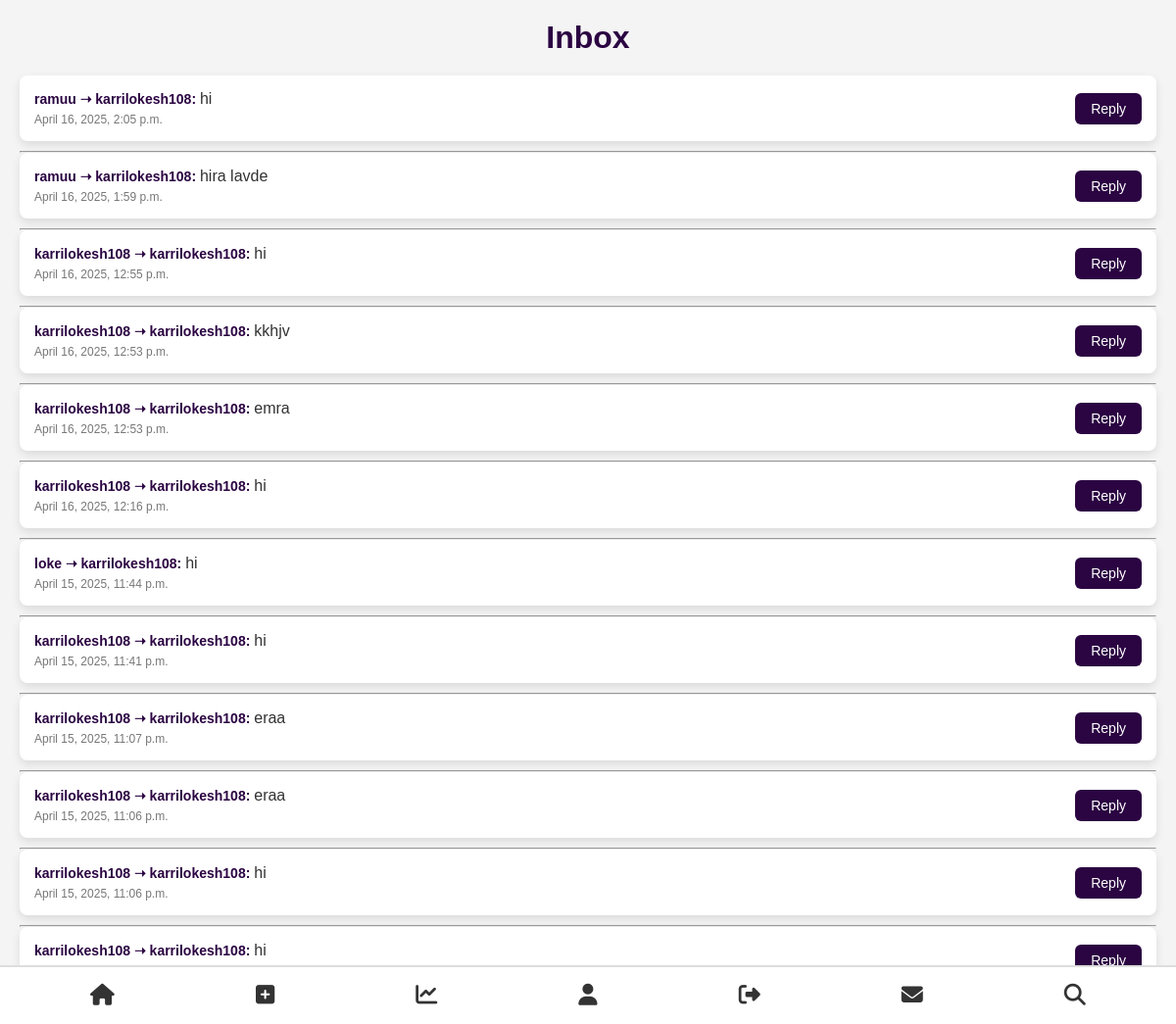
Before: /posts/inbox/ (signed in) with the older database file.
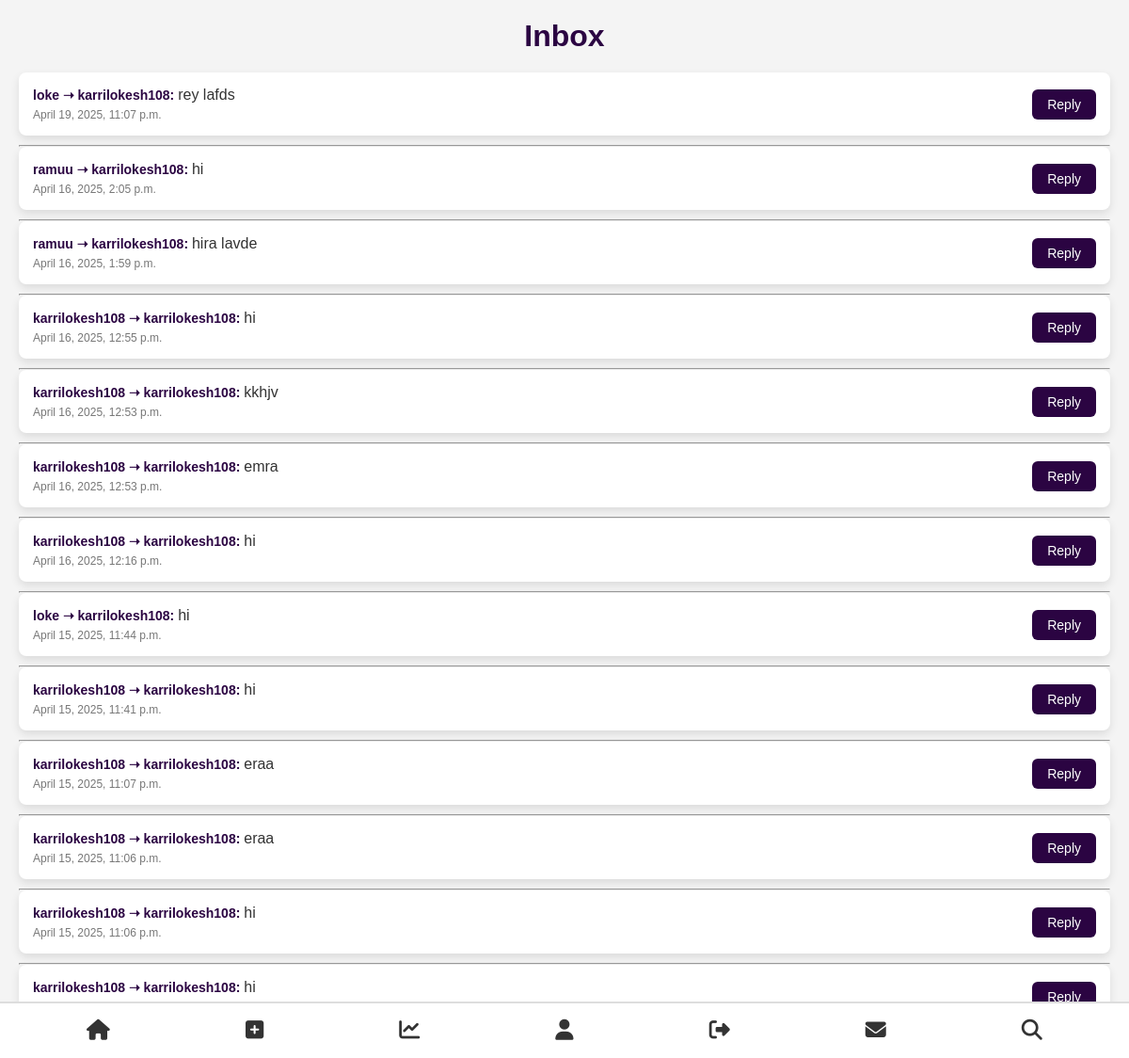
After: the same page with the newer database file.
### posts/models.py (models this page shows, shortened)
class Message(models.Model):
    sender = models.ForeignKey(User, on_delete=models.CASCADE, related_name='sent_messages')
    receiver = models.ForeignKey(User, on_delete=models.CASCADE, related_name='received_messages')
    content = models.TextField()
    timestamp = models.DateTimeField(auto_now_add=True)

### users/models.py (models this page shows, shortened)
class CustomUser(AbstractBaseUser, PermissionsMixin):
    name = models.CharField(max_length=20)
    email = models.EmailField(unique=True)
    age = models.IntegerField()
    phone= models.CharField(max_length=15, unique=True, null=True, blank=True)
    otp = models.CharField(max_length=6, null=True, blank=True)
    profile_pic = models.ImageField(upload_to='profile_pics/', null=True, blank=True, default="profile_pics/default-profile.png")
    username = models.CharField(max_length=30, unique=True, null=True, blank=True)
    bio = models.TextField(null=True, blank=True)
    first_name = models.CharField(max_length=30, null=True, blank=True)
    last_name = models.CharField(max_length=30, null=True, blank=True)
    gender = models.CharField(max_length=10, choices=[("Male", "Male"), ("Female", "Female"), ("Other", "Other")], null=True, blank=True)
    location = models.CharField(max_length=100, null=True, blank=True)
    linkedin = models.URLField(null=True, blank=True)
    github = models.URLField(null=True, blank=True)
    is_active = models.BooleanField(default=True)
    is_staff = models.BooleanField(default=False)
    firebase_uid = models.CharField(max_length=50, blank=True, null=True)
    followers = models.ManyToManyField('self', symmetrical=False, related_name='following', blank=True)
    objects = CustomUserManager()
    USERNAME_FIELD = "email"
    REQUIRED_FIELDS = ["name", "age", "phone"]

### posts/views.py (the view)
# urls.py: path('inbox/', inbox, name='inbox'),
@login_required
def inbox(request):
    received_messages = Message.objects.filter(receiver=request.user).order_by('-timestamp')
    return render(request, 'posts/inbox.html', {'messages': received_messages})

### posts/templates/posts/inbox.html (shortened to what this page needs)
{% extends 'posts/base.html' %}
{% load static %}
{% block content %}
<link rel="stylesheet" href="{% static 'posts/inbox.css' %}">
<h2>Inbox</h2>
<ul>
    {% for msg in messages %}
    <li class="message-row">
        <div class="message-content">
            <strong>
                <a href="{% url 'user-profile' msg.sender.username %}" class="username-link">{{ msg.sender.username }}</a>
                ➝
                <a href="{% url 'user-profile' msg.receiver.username %}" class="username-link">{{ msg.receiver.username }}</a>:
            </strong>
            {{ msg.content }}<br>
            <small>{{ msg.timestamp }}</small>
        </div>
        <div class="message-reply">
            <a href="{% url 'send-message' msg.sender.id %}" class="reply-button">Reply</a>
        </div>
    </li>
    <hr>
    {% empty %}
    <li class="no-messages">No messages</li>
    {% endfor %}
</ul>
{% endblock %}

### posts/templates/posts/base.html (shortened to what this page needs)
<!DOCTYPE html>
<html lang="en">
<head>
    {% load static %}
    <link rel="stylesheet" href="{% static 'posts/base.css' %}">
    <link rel="stylesheet" href="https://cdnjs.cloudflare.com/ajax/libs/font-awesome/5.15.4/css/all.min.css">
    <link rel="stylesheet" href="https://cdnjs.cloudflare.com/ajax/libs/font-awesome/6.5.0/css/all.min.css">
</head>
<body>
    <div class="container">
        {% block content %}{% endblock %}
    </div>
    <nav>
        <a href="{% url 'post-list' %}"><i class="fas fa-home"></i></a>
        <a href="{% url 'post-create' %}"><i class="fas fa-plus-square"></i></a>
        <a href="{% url 'dashboard' %}"><i class="fas fa-chart-line"></i></a>
        <a href="{% url 'profile' %}"><i class="fas fa-user"></i></a>
        <a href="{% url 'logout' %}"><i class="fas fa-sign-out-alt"></i></a>
        {% if request.user.is_authenticated and request.user.id %}
        <a href="{% url 'inbox' %}"><i class="fas fa-envelope"></i></a>
        {% endif %}
        <button type="button" id="search-toggle-button"><i class="fas fa-search"></i></button>
    </nav>
</body>
</html>

### posts/static/posts/base.css (style rules this page uses)
* { margin: 0; padding: 0; box-sizing: border-box; }
body { font-family: 'Segoe UI', Tahoma, Geneva, Verdana, sans-serif; background-color: #f5f6fa; color: #333; padding-bottom: 70px; }
nav { background-color: #ffffff; border-top: 2px solid #ddd; padding: 10px 20px; height: 60px; position: fixed; bottom: 0; left: 0; width: 100%; z-index: 1000; display: flex; justify-content: space-around; align-items: center; }
nav a { color: #333; font-size: 22px; text-decoration: none; transition: color 0.3s ease; }
nav i { pointer-events: none; }
#search-toggle-button { background: none; border: none; font-size: 22px; cursor: pointer; color: #333; }
.container { padding: 20px; }

### posts/static/posts/inbox.css (style rules this page uses)
body { font-family: Arial, sans-serif; background: #f4f4f4; margin: 0; padding: 0; animation: fadeIn 1s ease-in-out; }
h2 { color: #2b0442; font-size: 2rem; margin-bottom: 20px; text-align: center; }
ul { list-style-type: none; padding: 0; margin: 0; }
ul li { background: #fff; padding: 15px; margin-bottom: 10px; border-radius: 8px; box-shadow: 0px 4px 10px rgba(0, 0, 0, 0.1); transition: all 0.3s ease-in-out; display: flex; justify-content: space-between; align-items: center; }
.message-row { display: flex; justify-content: space-between; align-items: center; width: 100%; }
.message-content { flex: 1; text-align: left; }
.message-reply { flex-shrink: 0; }
strong { color: #2b0442; font-size: 14px; }
a.username-link { color: #2b0442; text-decoration: none; font-weight: bold; transition: color 0.3s ease; }
small { color: #777; font-size: 12px; display: block; margin-top: 5px; }
.reply-button { background-color: #2b0442; color: white; padding: 8px 16px; border: none; border-radius: 6px; font-size: 14px; text-decoration: none; transition: background 0.3s ease; }

Changed rows visible on the page:
added Message: sender.username "loke", receiver.username "karrilokesh108", content "rey lafds", timestamp "April 19, 2025, 11:07 p.m."
